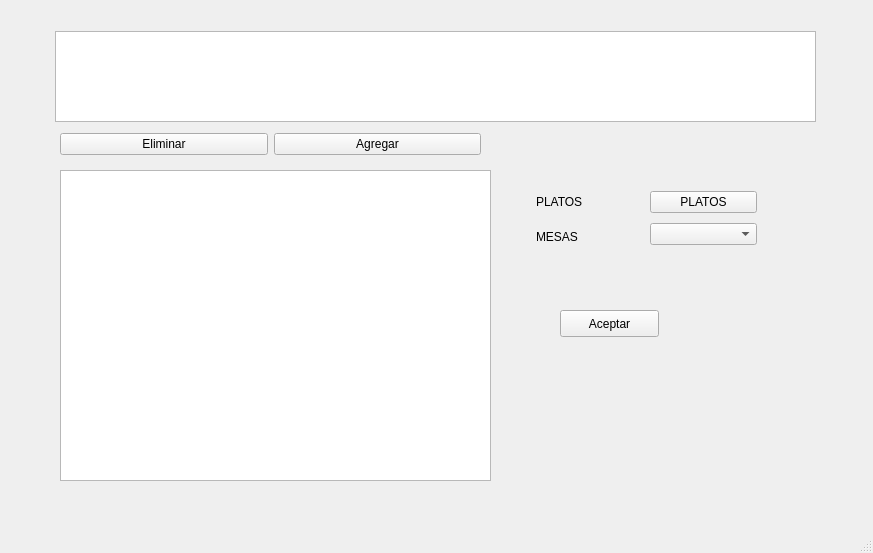
<?xml version="1.0" encoding="UTF-8"?>
<ui version="4.0">
 <class>detalle</class>
 <widget class="QMainWindow" name="detalle">
  <property name="geometry">
   <rect>
    <x>0</x>
    <y>0</y>
    <width>873</width>
    <height>553</height>
   </rect>
  </property>
  <property name="windowTitle">
   <string>MainWindow</string>
  </property>
  <widget class="QWidget" name="centralwidget">
   <widget class="QPushButton" name="aceptar_detalle">
    <property name="geometry">
     <rect>
      <x>560</x>
      <y>310</y>
      <width>99</width>
      <height>27</height>
     </rect>
    </property>
    <property name="text">
     <string>Aceptar</string>
    </property>
   </widget>
   <widget class="QTableWidget" name="tableWidget">
    <property name="geometry">
     <rect>
      <x>55</x>
      <y>31</y>
      <width>761</width>
      <height>91</height>
     </rect>
    </property>
   </widget>
   <widget class="QTableWidget" name="table2">
    <property name="geometry">
     <rect>
      <x>60</x>
      <y>170</y>
      <width>431</width>
      <height>311</height>
     </rect>
    </property>
   </widget>
   <widget class="QWidget" name="">
    <property name="geometry">
     <rect>
      <x>60</x>
      <y>130</y>
      <width>421</width>
      <height>29</height>
     </rect>
    </property>
    <layout class="QHBoxLayout" name="horizontalLayout">
     <item>
      <widget class="QPushButton" name="eliminar_detalle">
       <property name="text">
        <string>Eliminar</string>
       </property>
      </widget>
     </item>
     <item>
      <widget class="QPushButton" name="agregar_detalle">
       <property name="text">
        <string>Agregar</string>
       </property>
      </widget>
     </item>
    </layout>
   </widget>
   <widget class="QWidget" name="">
    <property name="geometry">
     <rect>
      <x>536</x>
      <y>187</y>
      <width>221</width>
      <height>64</height>
     </rect>
    </property>
    <layout class="QHBoxLayout" name="horizontalLayout_2">
     <item>
      <layout class="QVBoxLayout" name="verticalLayout_2">
       <item>
        <widget class="QLabel" name="label_2">
         <property name="text">
          <string>PLATOS</string>
         </property>
        </widget>
       </item>
       <item>
        <widget class="QLabel" name="label">
         <property name="text">
          <string>MESAS</string>
         </property>
        </widget>
       </item>
      </layout>
     </item>
     <item>
      <layout class="QVBoxLayout" name="verticalLayout">
       <item>
        <widget class="QPushButton" name="platos_detalle">
         <property name="text">
          <string>PLATOS</string>
         </property>
        </widget>
       </item>
       <item>
        <widget class="QComboBox" name="mesas_detalle"/>
       </item>
      </layout>
     </item>
    </layout>
   </widget>
  </widget>
  <widget class="QMenuBar" name="menubar">
   <property name="geometry">
    <rect>
     <x>0</x>
     <y>0</y>
     <width>873</width>
     <height>25</height>
    </rect>
   </property>
  </widget>
  <widget class="QStatusBar" name="statusbar"/>
 </widget>
 <resources/>
 <connections/>
</ui>
